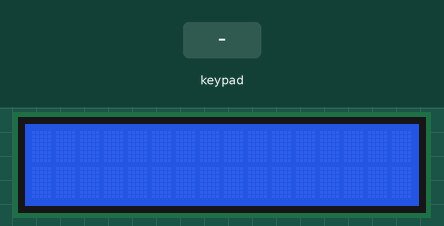
A sketch run on a simulated Arduino Uno, built with avr-gcc and run on an emulated ATmega328P. Shown: 16×2 character LCD. The test bench sets the inputs (shaded band).

Above: at 1.2 s.
1.3 s: keypad keys 3 2 1 0 A pressed 0.4 s apart
At 3.8 s:
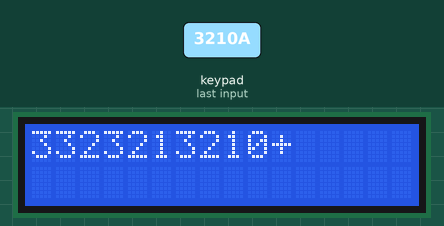
4.8 s: key '#' pressed
At 5.4 s:
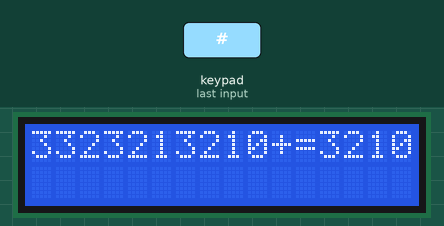
6.3 s: keypad keys 1 3 1 2 1 1 1 0 A pressed 0.4 s apart
At 10.2 s:
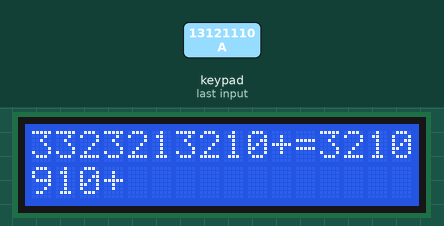
11.4 s: keypad keys 3 2 1 0 # pressed 0.4 s apart
At 13.9 s:
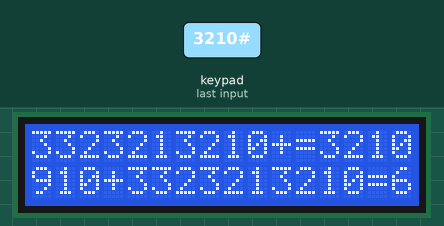
14.9 s: keypad keys 1 3 1 2 1 1 1 0 D pressed 0.4 s apart
At 19.1 s:
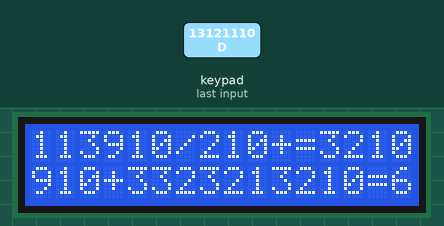
20.0 s: keypad keys 1 3 1 2 1 1 1 0 pressed 0.4 s apart
At 22.5 s:
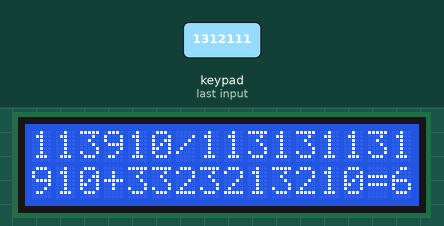
Timing chart, 0 to 24.0 s (numbered marks = the images above; inputs shaded):
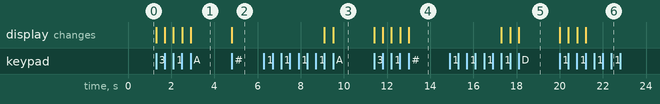

Measured:
- after the input at 1.3 s, the display: first changes at once (image 1 shows a later state)
- after the input at 4.8 s, the display: changes at once (image 2)
- after the input at 6.3 s, the display: first changes after 2.8 s (image 3 shows a later state)
- after the input at 11.4 s, the display: first changes at once (image 4 shows a later state)
- after the input at 14.9 s, the display: first changes after 2.4 s (image 5 shows a later state)
- after the input at 20.0 s, the display: first changes at once (image 6 shows a later state)

The sketch:

arduino_calc.ino
```cpp
#include <Keypad.h>
int digit1 = 0;
int digit2 = 0;
int total = 0;
char keypressed;
#include <LiquidCrystal.h>
LiquidCrystal lcd(8,9,7,6,5,4);


const byte Rows= 4; //number of rows on the keypad i.e. 4
const byte Cols= 4; //number of columns on the keypad i,e, 4
//we will definne the key map as on the key pad:
int X=0,Y=0;
char keymap[Rows][Cols]=
{
{'1', '2', '3', 'A'},
{'4', '5', '6', 'B'},
{'7', '8', '9', 'C'},
{'*', '0', '#', 'D'}
};

byte rPins[Rows]= {13,12,11,10}; //Rows 0 to 3
byte cPins[Cols]= {3,2,1,0}; //Columns 0 to 3
Keypad kpd= Keypad(makeKeymap(keymap), rPins, cPins, Rows, Cols);


void setup()
{
lcd.begin(16,2);
}//end of setup()


void loop()
{

keypressed = kpd.getKey();
switch(keypressed)
{
    case '0' ... '9':
    digit1 = digit1 * 10 + (keypressed - '0');
    lcd.print(digit1);
    break;
  case 'A':
    digit1 = (total != 0 ? total : digit1);
    lcd.print("+");
    digit2 = SecondNumber();
    total = digit1 + digit2;
    lcd.print("=");
    lcd.print(total);
    digit1 = 0, digit2 = 0;
    break;
  case 'B':
    digit1= (total != 0 ? total : digit1);
    lcd.print("-");
    digit2 = SecondNumber();
    total = digit1 - digit2;
    lcd.print("=");
    lcd.print(total);
    digit1 = 0, digit2 = 0;
    break;
  case 'C':
    digit1= (total != 0 ? total : digit1);
    lcd.print("*");
    digit2 = SecondNumber();
    total = digit1 * digit2;
    lcd.print("=");
    lcd.print(total);
    digit1 = 0, digit2 = 0;
    break;
  case 'D':
    digit1= (total != 0 ? total : digit1);
    lcd.print("/");
    digit2 = SecondNumber();
   total = digit1 / digit2;
   lcd.print("=");
    lcd.print(total);
    digit1 = 0, digit2 = 0;
    break;
  case '*':
    lcd.clear();
    total = 0;
    break;
}//end of switch()
}//end of loop()

long SecondNumber()
{
  while(1)
  {
    keypressed = kpd.getKey();
    if(keypressed >= '0' &&  keypressed<= '9')
    {
      digit2 = digit2 * 10 + (keypressed - '0');
      lcd.print(digit2);
    }
    if(keypressed == '#') break;  //return second;
  }
return digit2;
}//end of secondnumber()00
```
